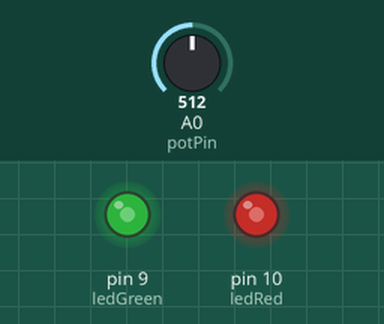
A sketch run on a simulated Arduino Uno, built with avr-gcc and run on an emulated ATmega328P. Shown: output pins drawn as LEDs (lit = HIGH). The inputs (shaded band) are chosen by the test bench; at power-on: A0 (potPin) = 512.

Above: at 1.2 s.
1.3 s: A0 (potPin) set to 716
At 1.6 s:
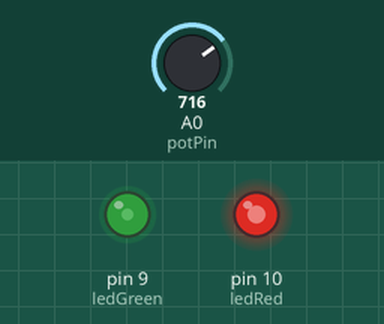
2.8 s: A0 (potPin) set to 900
At 3.9 s:
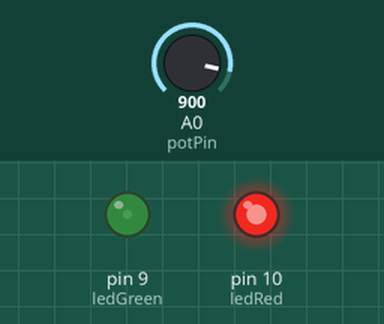
4.3 s: A0 (potPin) set to 1023
At 5.1 s:
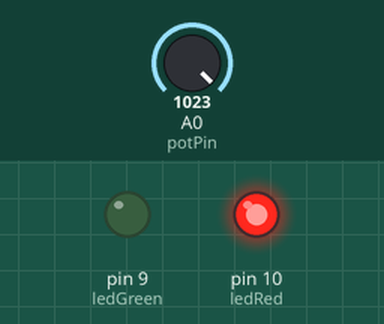
5.8 s: A0 (potPin) set to 306
At 6.2 s:
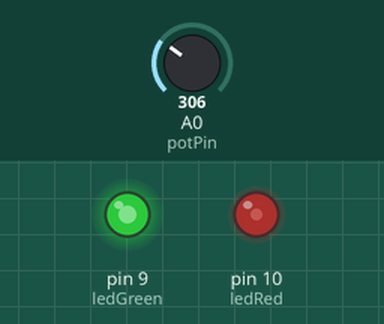
7.3 s: A0 (potPin) set to 122
At 8.5 s:
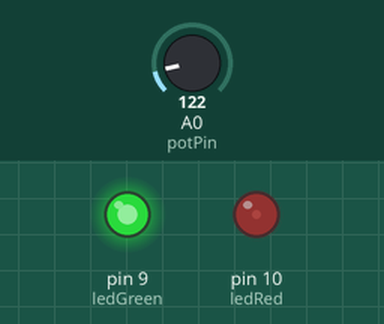
8.8 s: A0 (potPin) set to 511
At 9.7 s:
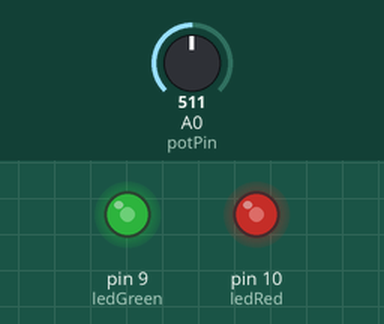
Timing chart, 0 to 11.3 s (numbered marks = the images above; inputs shaded):
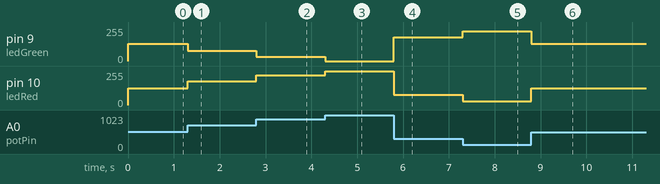

Measured:
- after the input at 1.3 s, pin 9 (ledGreen): 128/255 → 77/255 at once; pin 10 (ledRed): 127/255 → 178/255 at once
- after the input at 2.8 s, pin 9 (ledGreen): 77/255 → 31/255 at once; pin 10 (ledRed): 178/255 → 224/255 at once
- after the input at 4.3 s, pin 9 (ledGreen): 31/255 → 0/255 at once; pin 10 (ledRed): 224/255 → 255/255 at once
- after the input at 5.8 s, pin 9 (ledGreen): 0/255 → 179/255 at once; pin 10 (ledRed): 255/255 → 76/255 at once
- after the input at 7.3 s, pin 9 (ledGreen): 179/255 → 225/255 at once; pin 10 (ledRed): 76/255 → 30/255 at once
- after the input at 8.8 s, pin 9 (ledGreen): 225/255 → 128/255 at once; pin 10 (ledRed): 30/255 → 127/255 at once

The sketch:

elegir_iluminacion_por_patenciometro.ino
```cpp
int ledGreen = 9;
int ledRed = 10;
int potPin = 0;

void setup(){

}

void loop () {
  int value = analogRead(potPin);
  int redValue = map(value,0,1023,0,255);
  int greenValue = map(value,0,1023,255,0);
  analogWrite(ledRed,redValue);
  analogWrite(ledGreen,greenValue);
}
```
